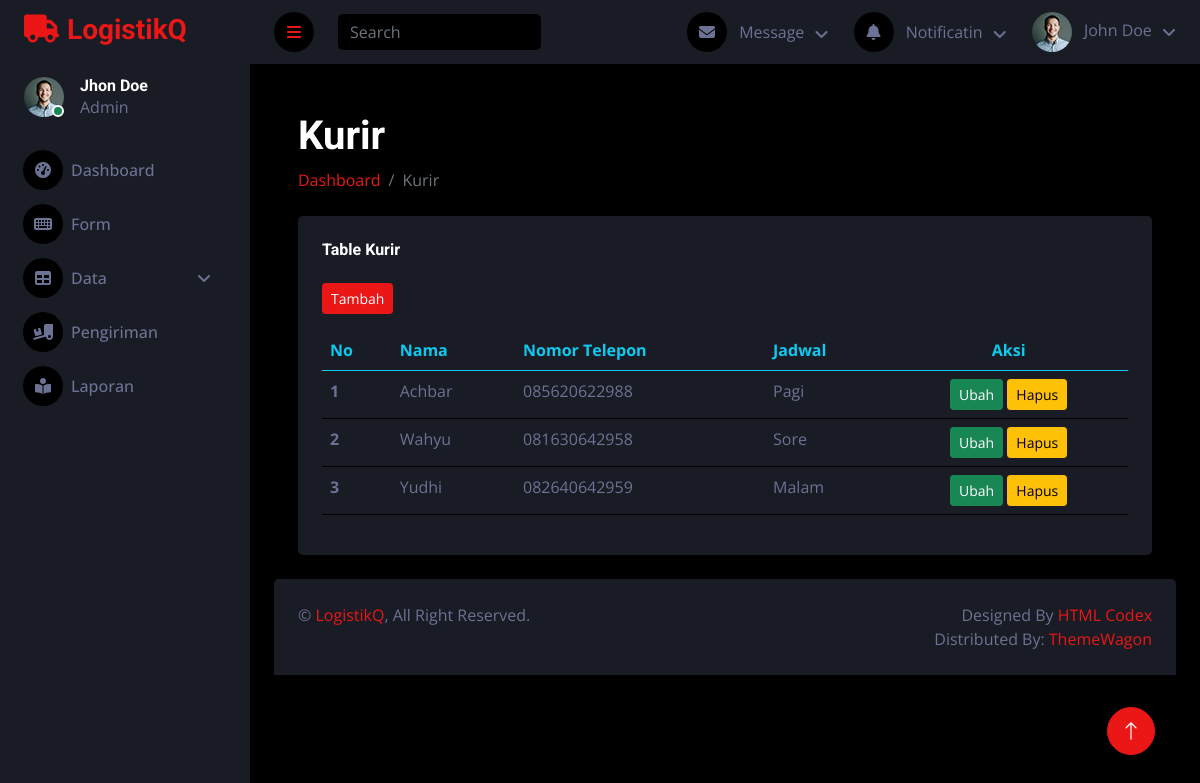
The page /LogistikQ/index.php?url=Pages/kurir/dtkurir on the database as committed earlier.
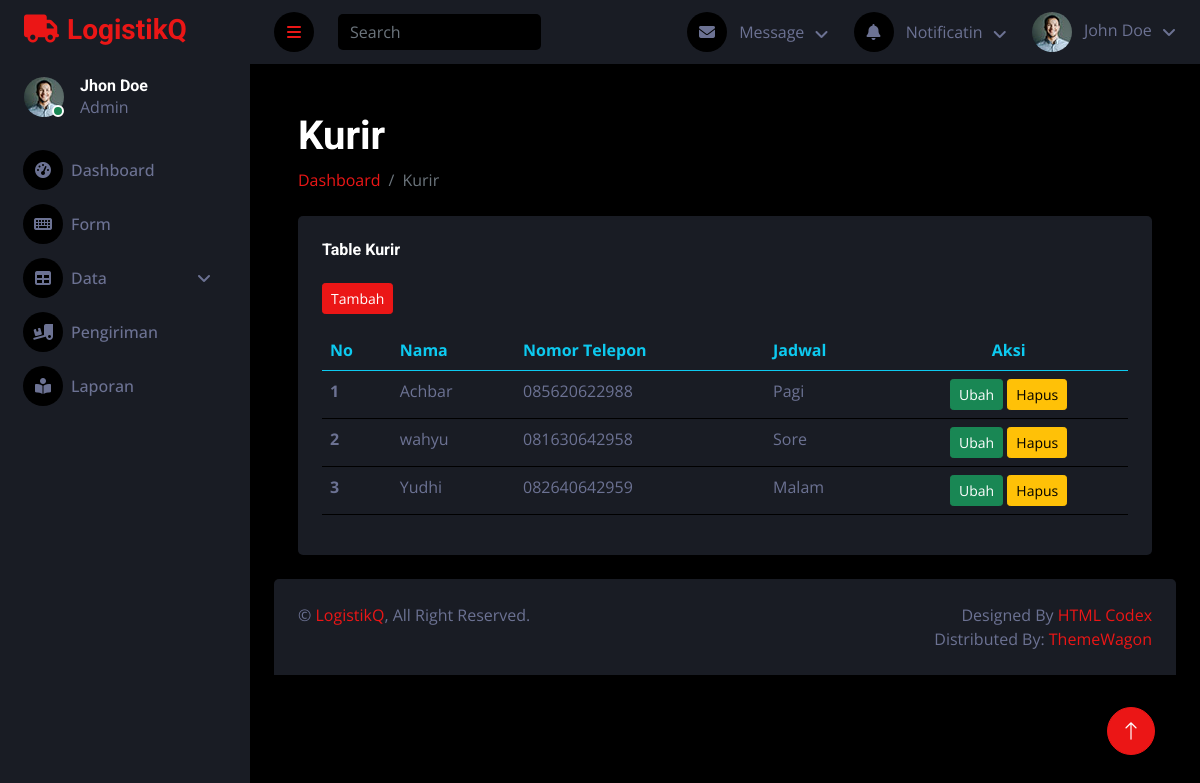
The same page on the database as committed later.
### tables this page shows
CREATE TABLE `kurir` (
  `id` int(11) NOT NULL,
  `nama` varchar(45) NOT NULL,
  `nomor_telepon` varchar(45) NOT NULL,
  `jadwal` varchar(45) DEFAULT NULL
);

### LogistikQ/models/kurir.php (called while the page is built, shortened)
<?php
class kurir
{
    private $koneksi;
    public function __construct()
    {
        global $dbh;
        $this->koneksi = $dbh;
    }
    public function dataKurir()
    {
        $sql = "SELECT * FROM kurir";
        $ps = $this->koneksi->prepare($sql);
        $ps->execute();
        $rs = $ps->fetchALL();
        return $rs;
    }
}

### LogistikQ/Pages/kurir/dtkurir.php (the view, shortened to what this page needs)
<?php
$model =  new kurir();
$data_kurir = $model->dataKurir();
?>
<div class="container-fluid pt-4 px-4">
    <h1 class="mt-4">Kurir</h1>
    <ol class="breadcrumb mb-4">
        <li class="breadcrumb-item"><a href="index.php?url=Pages/kurir/dashboard">Dashboard</a></li>
        <li class="breadcrumb-item active">Kurir</li>
    </ol>
    <div class="row g-4">
        <div class="col-12">
            <div class="bg-secondary rounded h-100 p-4">
                <h6 class="mb-4">Table Kurir</h6>
                <a href="index.php?url=Pages/kurir/kurir_form">
                    <button class="btn btn-sm btn-primary mb-3">Tambah</button>
                </a>
                <div class="table-responsive">
                    <table class="table">
                        <thead>
                            <tr>
                                <th class="text-info" scope="col">No</th>
                                <th class="text-info" scope="col">Nama</th>
                                <th class="text-info" scope="col">Nomor Telepon</th>
                                <th class="text-info" scope="col">Jadwal</th>
                                <th class="text-info text-center" scope="col">Aksi</th>
                            </tr>
                        </thead>
                        <tbody>
                            <?php $id = 1; ?>
                            <?php foreach ($data_kurir as $row) : ?>
                                <tr>
                                    <th scope="row"><?= $id; ?></th>
                                    <td><?= $row['nama']; ?></td>
                                    <td><?= $row['nomor_telepon']; ?></td>
                                    <td><?= $row['jadwal']; ?></td>
                                    <td class="text-center">
                                        <form action="Pages/kurir/kurir_controller.php" method="POST">
                                            <a href="index.php?url=Pages/kurir/kurir_form&idedit=<?= $row['id'] ?>">
                                                <button type="button" class="btn btn-success btn-sm">Ubah</button>
                                            </a>
                                            <button type="submit" class="btn btn-warning btn-sm" name="proses" value="hapus" onclick="return confirm('Yakin ingin menghapus')">Hapus</button>
                                        </form>
                                    </td>
                                </tr>
                                <?php $id++; ?>
                            <?php endforeach; ?>
                        </tbody>
                    </table>
                </div>
            </div>
        </div>
    </div>
</div>

Rows that differ between the two databases and show on the page:
changed kurir "Sore": nama "Wahyu" → "wahyu"
